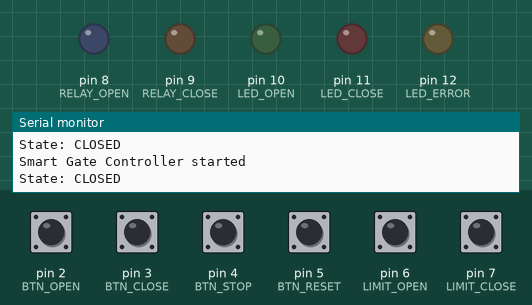
This sketch was run on a simulated Arduino Uno, built with avr-gcc and run on an emulated ATmega328P. Shown: output pins drawn as LEDs (lit = HIGH), the last lines printed to the serial monitor. Inputs (shaded band) come from the test bench; at power-on: pin 2 (BTN_OPEN), pin 3 (BTN_CLOSE), pin 4 (BTN_STOP), pin 5 (BTN_RESET), pin 6 (LIMIT_OPEN), pin 7 (LIMIT_CLOSE) HIGH.

Above: at 1.2 s.
1.3 s: pin 2 (BTN_OPEN) pulled LOW for 0.15 s
At 1.8 s:
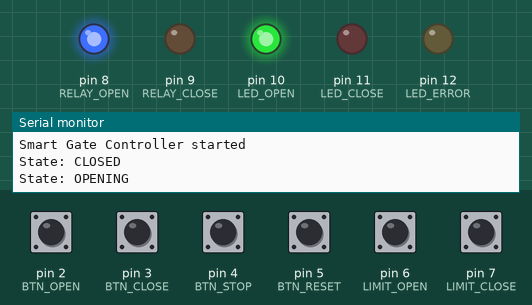
2.9 s: pin 3 (BTN_CLOSE) pulled LOW for 0.15 s
At 3.2 s:
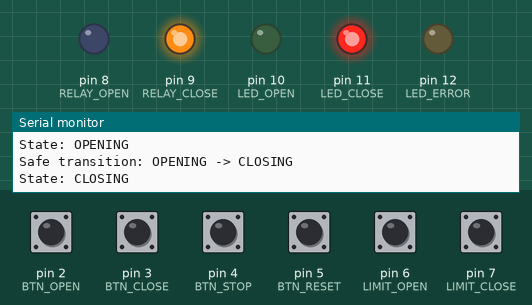
4.5 s: pin 4 (BTN_STOP) pulled LOW for 0.15 s
At 5.7 s:
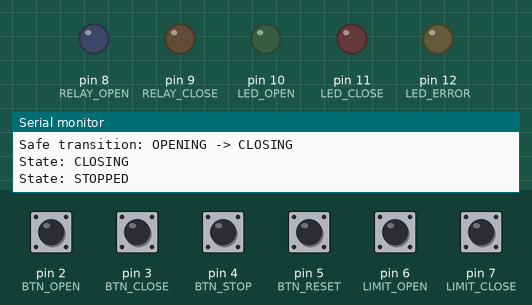
6.1 s: pin 2 (BTN_OPEN) pulled LOW for 1 s
At 6.5 s:
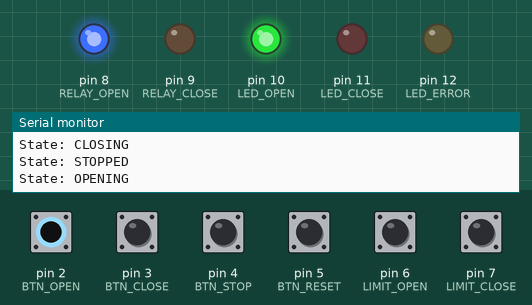
8.6 s: pin 6 (LIMIT_OPEN) driven LOW
At 9.8 s:
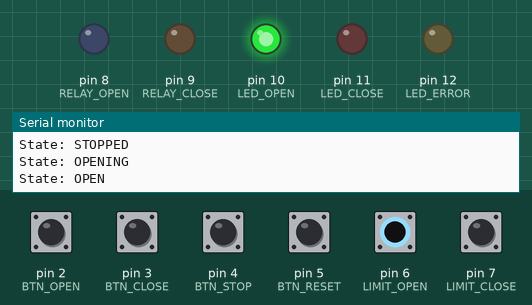
10.1 s: pin 7 (LIMIT_CLOSE) driven LOW
At 11.2 s:
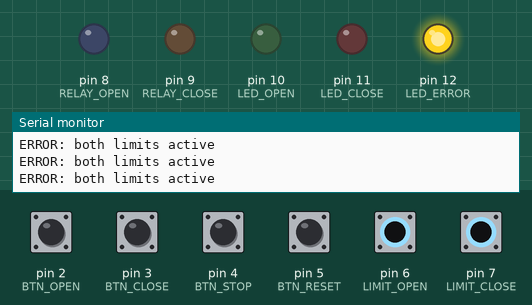
Timing chart, 0 to 12.6 s (numbered marks = the images above; inputs shaded):
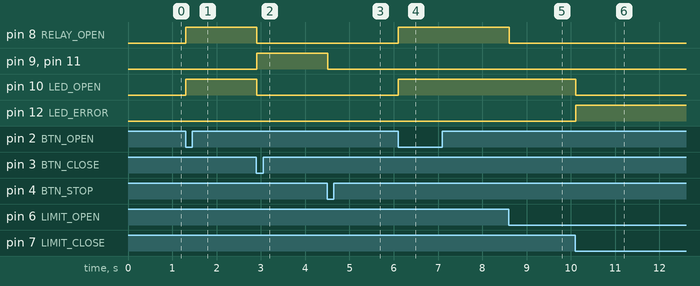

The sketch:

sketch.ino
```cpp
enum State {
  CLOSED,
  OPENING,
  OPEN,
  CLOSING,
  STOPPED,
  ERROR_STATE
};

State state = CLOSED;

const int BTN_OPEN  = 2;
const int BTN_CLOSE = 3;
const int BTN_STOP  = 4;
const int BTN_RESET = 5;

const int LIMIT_OPEN  = 6;
const int LIMIT_CLOSE = 7;

const int RELAY_OPEN  = 8;
const int RELAY_CLOSE = 9;

const int LED_OPEN  = 10;
const int LED_CLOSE = 11;
const int LED_ERROR = 12;

unsigned long movementStart = 0;
const unsigned long TIMEOUT = 10000;

bool lastOpenButton = HIGH;
bool lastCloseButton = HIGH;
bool lastStopButton = HIGH;
bool lastResetButton = HIGH;

void setup() {
  Serial.begin(9600);

  pinMode(BTN_OPEN, INPUT_PULLUP);
  pinMode(BTN_CLOSE, INPUT_PULLUP);
  pinMode(BTN_STOP, INPUT_PULLUP);
  pinMode(BTN_RESET, INPUT_PULLUP);

  pinMode(LIMIT_OPEN, INPUT_PULLUP);
  pinMode(LIMIT_CLOSE, INPUT_PULLUP);

  pinMode(RELAY_OPEN, OUTPUT);
  pinMode(RELAY_CLOSE, OUTPUT);

  pinMode(LED_OPEN, OUTPUT);
  pinMode(LED_CLOSE, OUTPUT);
  pinMode(LED_ERROR, OUTPUT);

  setState(CLOSED);

  Serial.println("Smart Gate Controller started");
  Serial.println("State: CLOSED");
}

void loop() {

  checkBothLimits();

  bool openPressed =
    lastOpenButton == HIGH && digitalRead(BTN_OPEN) == LOW;

  bool closePressed =
    lastCloseButton == HIGH && digitalRead(BTN_CLOSE) == LOW;

  bool stopPressed =
    lastStopButton == HIGH && digitalRead(BTN_STOP) == LOW;

  bool resetPressed =
    lastResetButton == HIGH && digitalRead(BTN_RESET) == LOW;

  lastOpenButton = digitalRead(BTN_OPEN);
  lastCloseButton = digitalRead(BTN_CLOSE);
  lastStopButton = digitalRead(BTN_STOP);
  lastResetButton = digitalRead(BTN_RESET);

  // RESET from ERROR
  if (resetPressed && state == ERROR_STATE) {
    setState(STOPPED);
  }

  // STOP
  if (stopPressed &&
      state != ERROR_STATE &&
      state != CLOSED &&
      state != OPEN) {
    setState(STOPPED);
  }

  // OPEN command
  if (openPressed) {
    handleOpen();
  }

  // CLOSE command
  if (closePressed) {
    handleClose();
  }

  // Limit switches
  if (state == OPENING && digitalRead(LIMIT_OPEN) == LOW) {
    setState(OPEN);
  }

  if (state == CLOSING && digitalRead(LIMIT_CLOSE) == LOW) {
    setState(CLOSED);
  }

  // Movement timeout
  if ((state == OPENING || state == CLOSING) &&
      millis() - movementStart > TIMEOUT) {

    Serial.println("ERROR: movement timeout");
    setState(ERROR_STATE);
  }

  // Serial commands
  checkSerial();

  delay(20);
}

void handleOpen() {

  if (state == ERROR_STATE) {
    Serial.println("OPEN ignored: ERROR");
    return;
  }

  if (state == OPEN) {
    Serial.println("OPEN ignored: already OPEN");
    return;
  }

  if (state == OPENING) {
    Serial.println("OPEN ignored: already OPENING");
    return;
  }

  // Safe transition from CLOSING
  if (state == CLOSING) {
    digitalWrite(RELAY_CLOSE, LOW);
    Serial.println("Safe transition: CLOSING -> OPENING");
  }

  startOpening();
}

void handleClose() {

  if (state == ERROR_STATE) {
    Serial.println("CLOSE ignored: ERROR");
    return;
  }

  if (state == CLOSED) {
    Serial.println("CLOSE ignored: already CLOSED");
    return;
  }

  if (state == CLOSING) {
    Serial.println("CLOSE ignored: already CLOSING");
    return;
  }

  // Safe transition from OPENING
  if (state == OPENING) {
    digitalWrite(RELAY_OPEN, LOW);
    Serial.println("Safe transition: OPENING -> CLOSING");
  }

  startClosing();
}

void startOpening() {

  digitalWrite(RELAY_CLOSE, LOW);
  digitalWrite(RELAY_OPEN, HIGH);

  movementStart = millis();

  setState(OPENING);
}

void startClosing() {

  digitalWrite(RELAY_OPEN, LOW);
  digitalWrite(RELAY_CLOSE, HIGH);

  movementStart = millis();

  setState(CLOSING);
}

void setState(State newState) {

  state = newState;

  // Default outputs OFF
  digitalWrite(RELAY_OPEN, LOW);
  digitalWrite(RELAY_CLOSE, LOW);

  digitalWrite(LED_OPEN, LOW);
  digitalWrite(LED_CLOSE, LOW);
  digitalWrite(LED_ERROR, LOW);

  switch (state) {

    case CLOSED:
      Serial.println("State: CLOSED");
      break;

    case OPENING:
      digitalWrite(RELAY_OPEN, HIGH);
      digitalWrite(LED_OPEN, HIGH);
      Serial.println("State: OPENING");
      break;

    case OPEN:
      digitalWrite(LED_OPEN, HIGH);
      Serial.println("State: OPEN");
      break;

    case CLOSING:
      digitalWrite(RELAY_CLOSE, HIGH);
      digitalWrite(LED_CLOSE, HIGH);
      Serial.println("State: CLOSING");
      break;

    case STOPPED:
      Serial.println("State: STOPPED");
      break;

    case ERROR_STATE:
      digitalWrite(LED_ERROR, HIGH);
      Serial.println("State: ERROR");
      break;
  }
}

void checkBothLimits() {

  if (digitalRead(LIMIT_OPEN) == LOW &&
      digitalRead(LIMIT_CLOSE) == LOW) {

    digitalWrite(RELAY_OPEN, LOW);
    digitalWrite(RELAY_CLOSE, LOW);

    Serial.println("ERROR: both limits active");

    state = ERROR_STATE;

    digitalWrite(LED_OPEN, LOW);
    digitalWrite(LED_CLOSE, LOW);
    digitalWrite(LED_ERROR, HIGH);
  }
}

void checkSerial() {

  if (Serial.available()) {

    char command = Serial.read();

    switch (command) {

      case 'O':
      case 'o':
        handleOpen();
        break;

      case 'C':
      case 'c':
        handleClose();
        break;

      case 'S':
      case 's':
        setState(STOPPED);
        break;

      case 'R':
      case 'r':
        if (state == ERROR_STATE) {
          setState(STOPPED);
        }
        break;

      default:
        Serial.print("Invalid command: ");
        Serial.println(command);
        break;
    }
  }
}
```

Measured:
- after the input at 1.3 s, pin 8 (RELAY_OPEN), pin 10 (LED_OPEN): LOW → HIGH at once
- after the input at 2.9 s, pin 8 (RELAY_OPEN), pin 10 (LED_OPEN): HIGH → LOW at once; pin 9 (RELAY_CLOSE), pin 11 (LED_CLOSE): LOW → HIGH at once
- after the input at 4.5 s, pin 9 (RELAY_CLOSE), pin 11 (LED_CLOSE): HIGH → LOW at once
- after the input at 6.1 s, pin 8 (RELAY_OPEN), pin 10 (LED_OPEN): LOW → HIGH at once
- after the input at 8.6 s, pin 8 (RELAY_OPEN): HIGH → LOW at once
- after the input at 10.1 s, pin 10 (LED_OPEN): HIGH → LOW at once; pin 12 (LED_ERROR): LOW → HIGH at once
